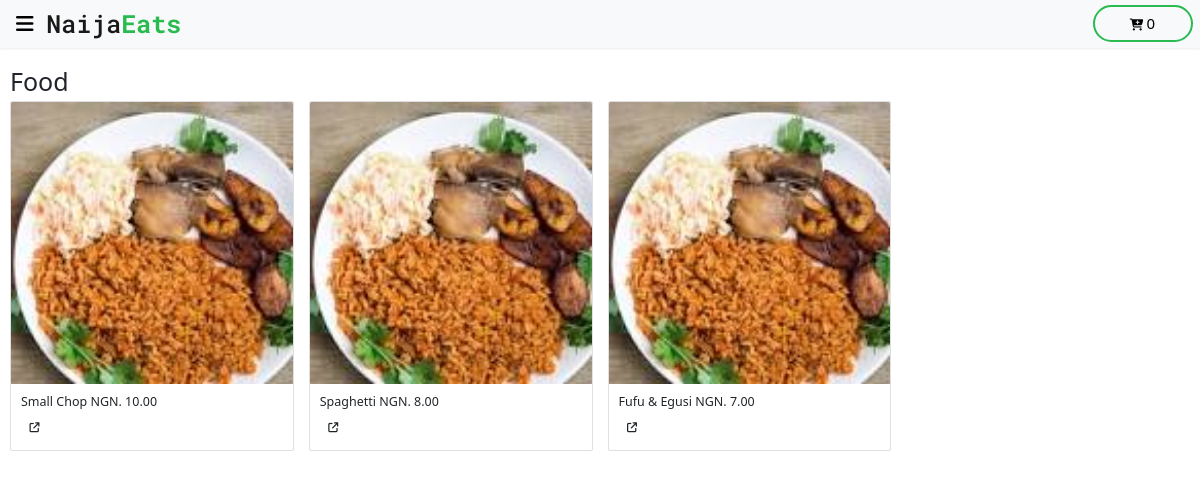
Screenshot of /category/ef9891f9-62cc-48ec-b6a9-0039b1d51ce4 (signed in) with the database file from the repository.
### app/models/category.py (models this page shows, shortened)
class Category(db.Model):
    id = db.Column(db.String(50), primary_key=True, default=generate_uuid)
    title = db.Column(db.String(30), nullable=False, unique=True)
    menu = db.relationship('MenuItem', backref='category', lazy=True)

### app/models/menu_item.py (models this page shows, shortened)
class MenuItem(db.Model):
    id = db.Column(db.String(50), primary_key=True, default=generate_uuid)
    title = db.Column(db.String(50), nullable=False)
    image_url = db.Column(db.Text, nullable=False,
                          default="../static/images/naijafoods.jpeg")
    description = db.Column(db.Text)
    price = db.Column(db.Numeric(precision=5, scale=2), nullable=False)
    category_id = db.Column(db.String(50), db.ForeignKey('category.id'),
                            nullable=False)
    user_id = db.Column(db.String(50), db.ForeignKey('user.id'),
                        nullable=True)

### app/main/routes.py (the view)
@bp.route('/category/<cat_id>')
@login_required
def display_category(cat_id):
    category = Category.query.get(cat_id)
    return render_template('category.html', category=category)

### app/__init__.py (called while the page is built)
def create_app(config_class=Config):
    app = Flask(__name__)
    app.config.from_object(config_class)
    db.init_app(app=app)
    login_manager = LoginManager()
    login_manager.init_app(app)
    login_manager.login_view = 'user_bp.login'
    from app.main import bp as main_bp
    from app.user import bp as user_bp
    app.register_blueprint(main_bp)
    app.register_blueprint(user_bp)
    @login_manager.user_loader
    def load_user(user_id):
        return User.query.get(user_id)
    @app.route('/test/')
    def test_app():
        return '<h1>It seems the app is working well</h1>'
    return app

### app/templates/category.html (shortened to what this page needs)
{% extends "base.html" %}
{% block content %}
{% include 'home_nav.html' %}
<h1>{{ category.title }}</h1>
<div class="row">
  {% for menu_item in category.menu %}
  <div class="col-sm-3 mb-5">
    <div class="card">
      <img src="{{ menu_item.image_url }}" class="card-img-top" alt="...">
      <div class="card-body">
        <h5 class="card-title">
          <span>{{ menu_item.title }}</span>
          <span>NGN. {{ menu_item.price }}</span>
        </h5>
        <button type="button" class="btn modal-btn" data-id="{{ menu_item.id }}"
          data-img-src="{{ menu_item.image_url }}" data-title="{{ menu_item.title }}" data-price="{{ menu_item.price }}"
          data-restaurant="{{ menu_item.restaurant.org_name }}"
          data-description="{{ menu_item.description if menu_item.description else 'There is no description for this item' }}">
          <i class="fa-solid fa-arrow-up-right-from-square"></i>
        </button>
      </div>
    </div>
  </div>
  {% endfor %}
</div>
{% endblock %}

### app/static/style/main.css (style rules this page uses)
* { margin: 0; padding: 0; box-sizing: border-box; }
html { font-size: 10px; }
body { position: relative; font-size: 1.6rem; padding: 10px; }

### rows the page displays
Category: title "Food"
MenuItem: image_url (picture), title "Small Chop", price "10.00"
MenuItem: image_url (picture), title "Spaghetti", price "8.00"
MenuItem: image_url (picture), title "Fufu & Egusi", price "7.00"
